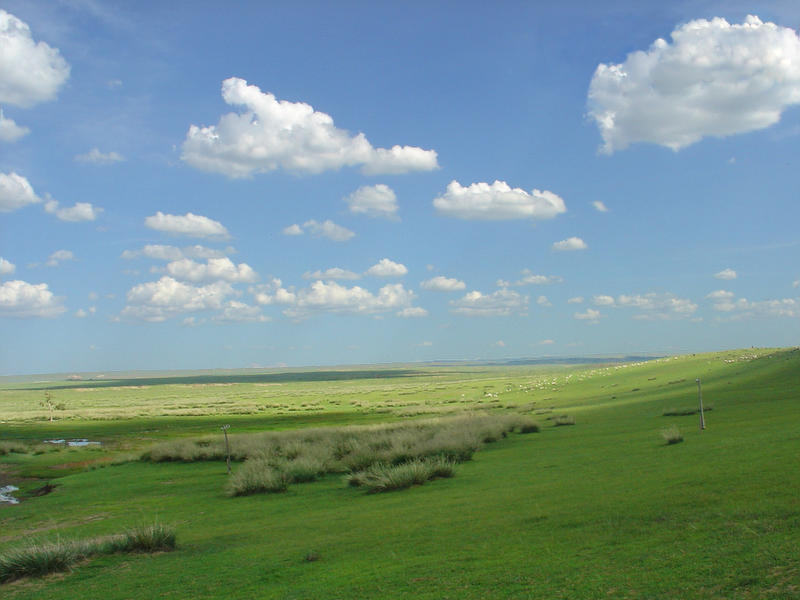
#> input picture week1/imagename.jpg, 800 x 600 px
$ python skimage_histogram.py
#> lines starting #> are read from the running program, lines starting #| are printed output that depends on the picture
# import io from scikit-image library
from skimage import io
# import color from scikit-image library
from skimage import color
# from matplotlib import pyplot
import matplotlib.pyplot as plt

# read image
img = io.imread(fname='imagename.jpg')
#> img is the input picture: shape (600, 800, 3); mean R, G, B 118.4, 146.5, 141.4

# convert RGB image to gray level
gimg = color.rgb2gray(img)
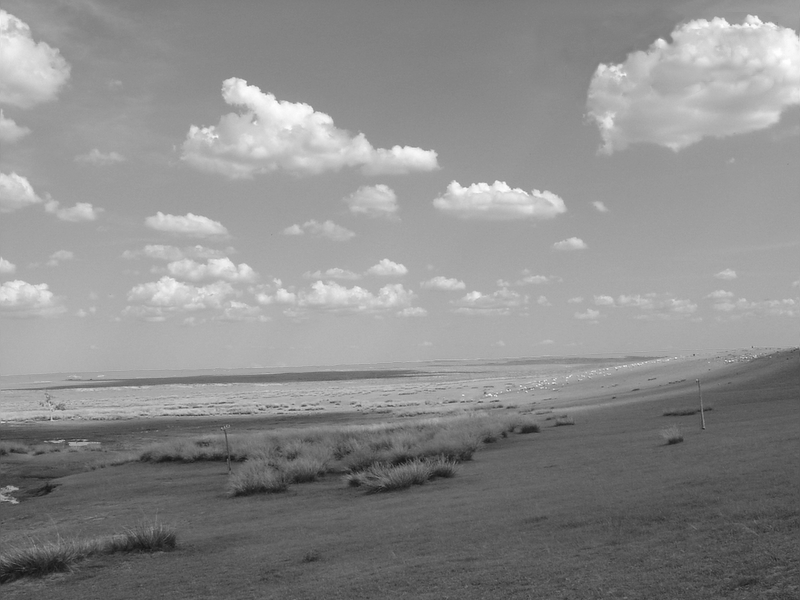
#> gimg: shape (600, 800) float64; min 0.0782, max 1, mean 0.55


# display image
# pass image to pyplot to show it later
plt.imshow(gimg, cmap='gray')
# put title for image
plt.title('gray')
# show image
plt.show()

# display histogram
plt.hist(gimg.ravel())
# put title for image
plt.title('histogram')
# show image
plt.show()
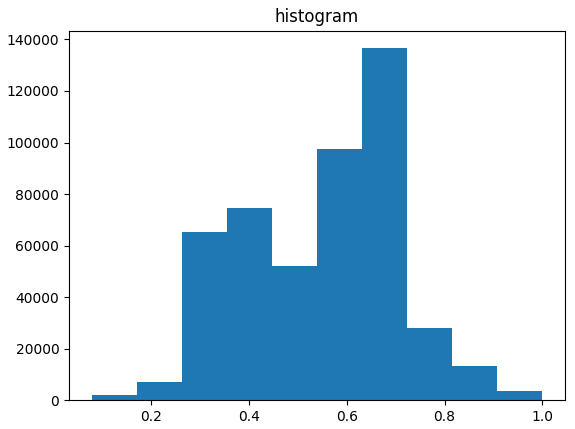
#> figure drawn by matplotlib, 1 panel; tallest bar 136603 high, from x = 0.631 to 0.723
